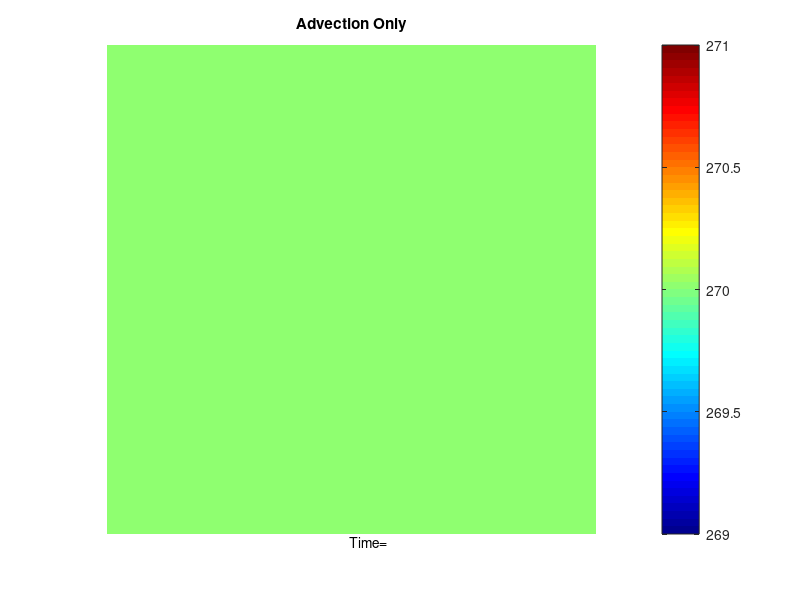

MATLAB code to generate this figure: (Note: this script raises an error after producing the figure.)
% Test for advection only (u and v are both non-zeros resulting in diagonal
% movement

clear all;
close all;
clc;

tF = 20;  % Simulation time, modify accordingly

h = 1;    
l = 1;
dt = 0.001;
dx = 0.01;
dy = 0.01;

Nx = l/dx;
Ny = h/dy;
Nt = tF/dt;

alpha = 0; % Disable diffusion

u_array = 0.2*ones(Ny,Nx);
v_array = 0.2*ones(Ny,Nx);
T_array = 270*ones(Ny,Nx);
f_array = zeros(Ny,Nx);

% Preparation for plotting
hfig = figure;
hold on
clims = [250 850];
im = imagesc( T_array, clims);
colormap(jet);
colorbar;
axis off equal;
hold on;
title('Advection Only');

htext = text(Nx/2, -1, 'Time=');
htext.FontWeight = 'bold';

for k = 1 : Nt
    T_array = apply_bc(T_array, dx, dy, ...
        ["Dirichlet", "Dirichlet", "Dirichlet", "Dirichlet"], ...
        [270, 270, 270, 270]);
    
    T_array(1:10,1:10) = 800; % Bottom-left corner wall
    
    T_array = advection_diffusion(T_array, ...
        u_array, ...
        v_array, ...
        dt, ...
        dx, ...
        dy, ...
        alpha, ...
        f_array);
    
    if mod(k-1,1000) == 0
        im.CData = T_array;
        htext.String = ['Time=', num2str((k-1)*dt),'s'] ;
        drawnow;
        write2gif(hfig, k, 'advection_only.gif');
    end
end